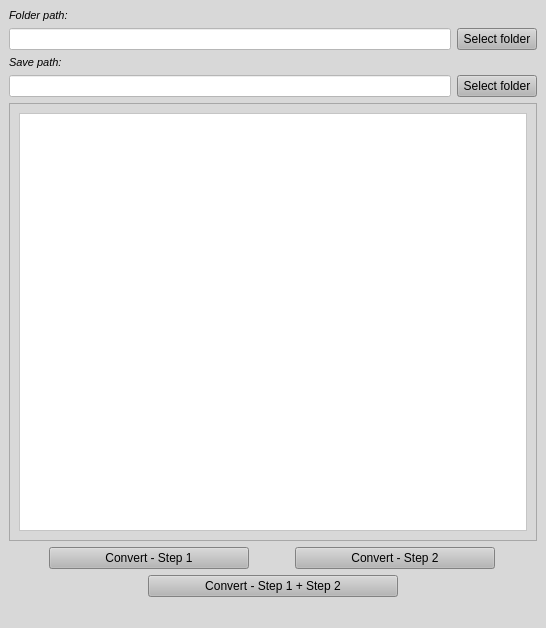
<?xml version="1.0" encoding="UTF-8"?>
<ui version="4.0">
 <class>MainWindow</class>
 <widget class="QMainWindow" name="MainWindow">
  <property name="geometry">
   <rect>
    <x>0</x>
    <y>0</y>
    <width>546</width>
    <height>628</height>
   </rect>
  </property>
  <property name="windowTitle">
   <string>Fanuc to NC Converter</string>
  </property>
  <property name="styleSheet">
   <string notr="true">background-color: rgb(216, 216, 216);</string>
  </property>
  <widget class="QWidget" name="centralwidget">
   <layout class="QVBoxLayout" name="verticalLayout_3">
    <item>
     <layout class="QGridLayout" name="gridLayout">
      <item row="1" column="0">
       <widget class="QLabel" name="label">
        <property name="font">
         <font>
          <pointsize>8</pointsize>
          <italic>true</italic>
         </font>
        </property>
        <property name="styleSheet">
         <string notr="true">color: rgb(0, 0, 0);</string>
        </property>
        <property name="text">
         <string>Folder path:</string>
        </property>
       </widget>
      </item>
      <item row="3" column="2">
       <widget class="QPushButton" name="btnBrowseOpenFolder">
        <property name="maximumSize">
         <size>
          <width>100</width>
          <height>30</height>
         </size>
        </property>
        <property name="styleSheet">
         <string notr="true">background-color: rgb(182, 182, 182);
color: rgb(0, 0, 0);</string>
        </property>
        <property name="text">
         <string>Select folder</string>
        </property>
       </widget>
      </item>
      <item row="3" column="0">
       <widget class="QLineEdit" name="lineOpen">
        <property name="font">
         <font>
          <italic>false</italic>
         </font>
        </property>
        <property name="styleSheet">
         <string notr="true">background-color: rgb(255, 255, 255);</string>
        </property>
        <property name="inputMask">
         <string/>
        </property>
        <property name="echoMode">
         <enum>QLineEdit::Normal</enum>
        </property>
       </widget>
      </item>
     </layout>
    </item>
    <item>
     <layout class="QGridLayout" name="gridLayout_2">
      <item row="1" column="0">
       <widget class="QLineEdit" name="lineSave">
        <property name="styleSheet">
         <string notr="true">background-color: rgb(255, 255, 255);</string>
        </property>
       </widget>
      </item>
      <item row="0" column="0">
       <widget class="QLabel" name="label_2">
        <property name="font">
         <font>
          <pointsize>8</pointsize>
          <italic>true</italic>
         </font>
        </property>
        <property name="styleSheet">
         <string notr="true">color: rgb(0, 0, 0);</string>
        </property>
        <property name="text">
         <string>Save path:</string>
        </property>
       </widget>
      </item>
      <item row="1" column="1">
       <widget class="QPushButton" name="btnBrowseSave">
        <property name="maximumSize">
         <size>
          <width>100</width>
          <height>30</height>
         </size>
        </property>
        <property name="styleSheet">
         <string notr="true">background-color: rgb(182, 182, 182);
color: rgb(0, 0, 0);</string>
        </property>
        <property name="locale">
         <locale language="English" country="UnitedStates"/>
        </property>
        <property name="text">
         <string>Select folder</string>
        </property>
       </widget>
      </item>
     </layout>
    </item>
    <item>
     <layout class="QHBoxLayout" name="horizontalLayout">
      <item>
       <widget class="QFrame" name="frame">
        <property name="styleSheet">
         <string notr="true"/>
        </property>
        <property name="frameShape">
         <enum>QFrame::StyledPanel</enum>
        </property>
        <property name="frameShadow">
         <enum>QFrame::Raised</enum>
        </property>
        <layout class="QVBoxLayout" name="verticalLayout">
         <item>
          <widget class="QTextBrowser" name="textNew">
           <property name="styleSheet">
            <string notr="true">background-color: rgb(255, 255, 255);</string>
           </property>
          </widget>
         </item>
        </layout>
       </widget>
      </item>
     </layout>
    </item>
    <item>
     <layout class="QHBoxLayout" name="horizontalLayout_2">
      <item>
       <widget class="QPushButton" name="btnConvert1">
        <property name="maximumSize">
         <size>
          <width>200</width>
          <height>23</height>
         </size>
        </property>
        <property name="styleSheet">
         <string notr="true">background-color: rgb(182, 182, 182);
color: rgb(0, 0, 0);</string>
        </property>
        <property name="text">
         <string>Convert - Step 1</string>
        </property>
       </widget>
      </item>
      <item>
       <widget class="QPushButton" name="btnConvert2">
        <property name="maximumSize">
         <size>
          <width>200</width>
          <height>23</height>
         </size>
        </property>
        <property name="styleSheet">
         <string notr="true">background-color: rgb(182, 182, 182);
color: rgb(0, 0, 0);</string>
        </property>
        <property name="text">
         <string>Convert - Step 2</string>
        </property>
       </widget>
      </item>
     </layout>
    </item>
    <item>
     <layout class="QHBoxLayout" name="horizontalLayout_3">
      <item>
       <widget class="QPushButton" name="btnConvert12">
        <property name="maximumSize">
         <size>
          <width>250</width>
          <height>23</height>
         </size>
        </property>
        <property name="styleSheet">
         <string notr="true">background-color: rgb(182, 182, 182);
color: rgb(0, 0, 0);</string>
        </property>
        <property name="text">
         <string>Convert - Step 1 + Step 2</string>
        </property>
       </widget>
      </item>
     </layout>
    </item>
   </layout>
  </widget>
  <widget class="QStatusBar" name="statusbar"/>
 </widget>
 <resources/>
 <connections/>
</ui>
